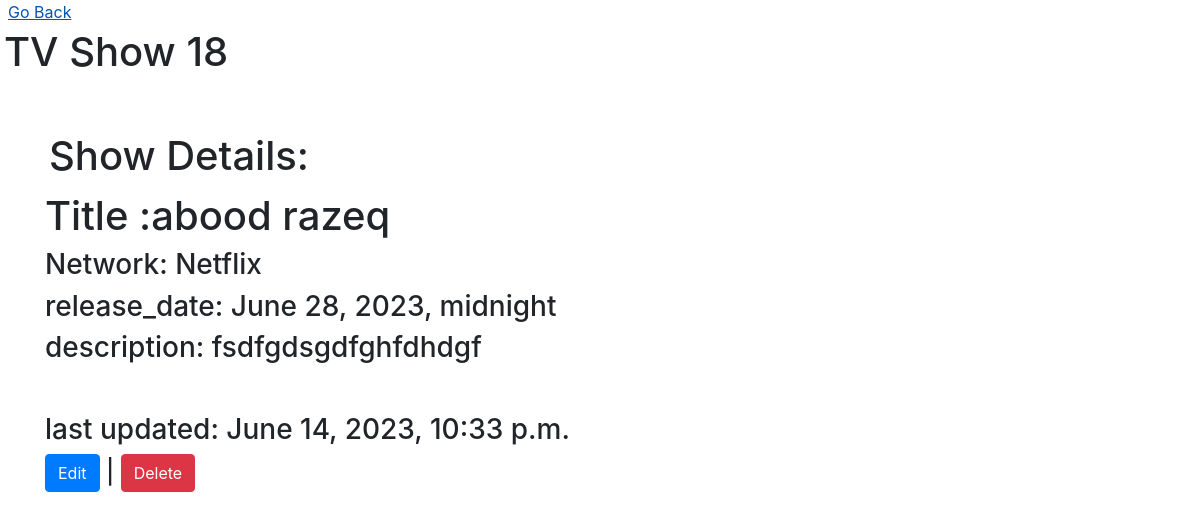
The page /view_show/18 on the database as committed earlier.
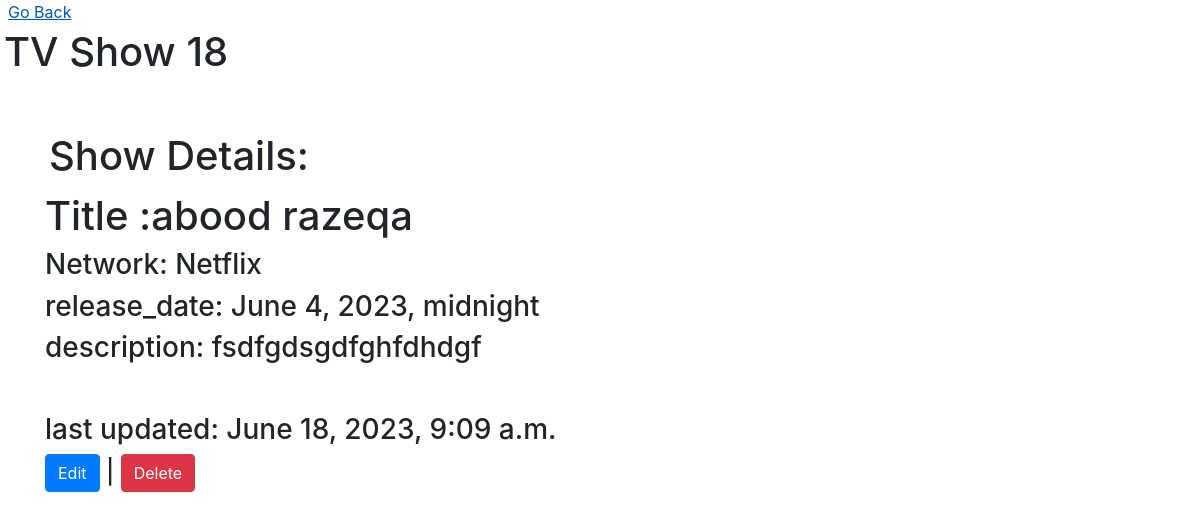
The same page on the database as committed later.
### TV_Shows_app/models.py (models this page shows)
class Show(models.Model):
    title = models.CharField(max_length=255)
    Network = models.CharField(max_length=255)
    release_date = models.DateTimeField()
    description = models.TextField()
    created_at = models.DateTimeField(auto_now_add=True)
    updated_at = models.DateTimeField(auto_now=True)
    objects = ShowManager()

### TV_Shows_app/views.py (the view)
# urls.py: path('view_show/<int:id>', views.view_show),
def view_show(request, id):
    show = Show.objects.get(id=id)
    date = show.release_date
    context = {
        'show': show,
        'date': date
    }
    return render(request, 'show_details.html', context)

### TV_Shows_app/templates/show_details.html (shortened to what this page needs)
<!DOCTYPE html>
<html lang="en">
  <head>
    <link
      rel="stylesheet"
      href="https://cdn.jsdelivr.net/npm/bootstrap@4.3.1/dist/css/bootstrap.min.css"
    />
  </head>
  <body>
    <a class="p-2" href="/">Go Back</a>
    <h1 class="p-1">TV Show {{show.id}}</h1>
    <div class="container mx-auto mt-5">
      <h1 class="p-1">Show Details:</h1>
      <h1>Title :{{show.title}}</h1>
      <h3>Network: {{show.Network}}</h3>
      <h3>release_date: {{show.release_date}}</h3>
      <h3>description: {{show.description}}</h3>
    </div>
    <div class="container mx-auto mt-5">
      <h3>last updated: {{show.updated_at}}</h3>
      <h4>
        <a href="/view_edit/{{show.id}}" class="btn btn-primary">Edit</a>
        |
        <a
          href="#"
          class="btn btn-danger"
          data-toggle="modal"
          data-target="#exampleModalCenter"
          >Delete</a
        >
      </h4>
    </div>
  </body>
</html>

Rows that differ between the two databases and show on the page:
changed Show "Netflix": title "abood razeq" → "abood razeqa"; release_date "June 28, 2023, midnight" → "June 4, 2023, midnight"; updated_at "June 14, 2023, 10:33 p.m." → "June 18, 2023, 9:09 a.m."
